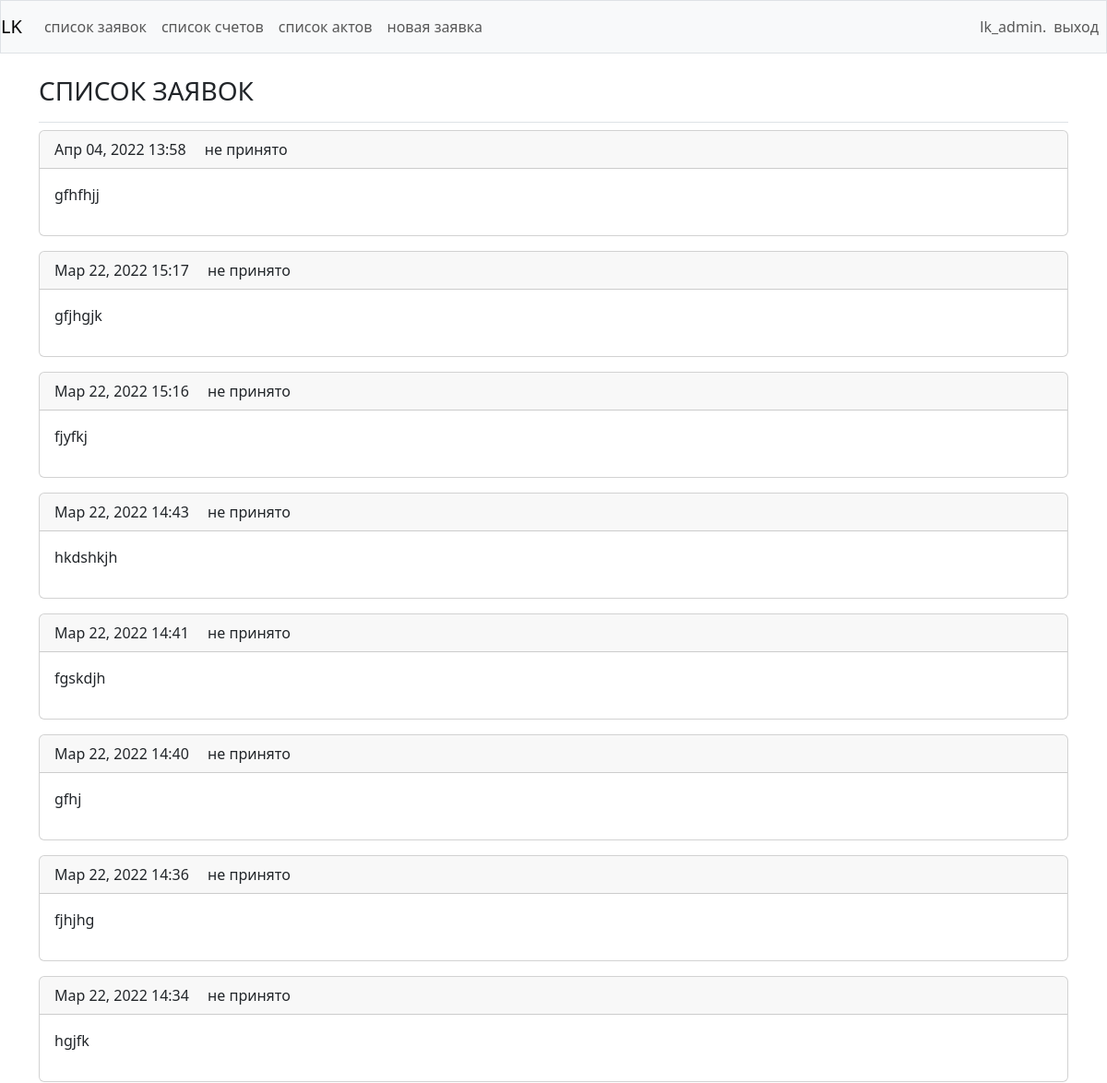
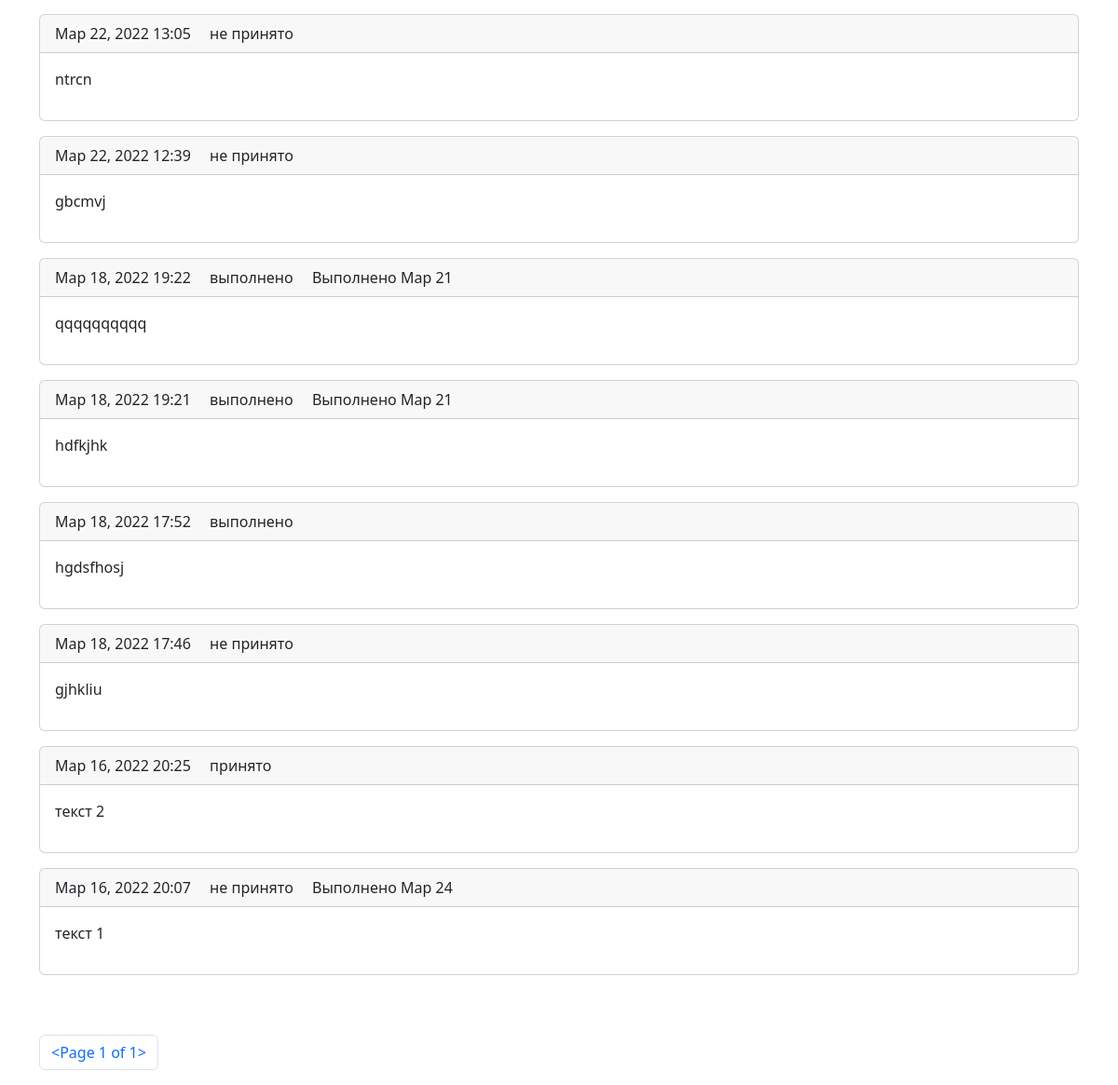
Screenshot of /orders/ (signed in) with the database file from the repository (2 pictures, top to bottom).
### lk/models.py (models this page shows, shortened)
class Order (models.Model):
    """"дата создания"""
    date_added = models.DateTimeField(auto_now_add=True)
    """"текст заявки"""
    text_order = models.TextField()
    """"отдел"""
    CLEANING = 1
    INTERNET = 2
    SANTECHNIC = 3
    ELECTRIC = 4
    REMONT = 5
    DOCUMENTS = 6
    DEPARTAMENT = (
        (CLEANING, 'Уборка'),
        (INTERNET, 'Связь, Интернет'),
        (SANTECHNIC, 'Отопление, Вода, Туалет'),
        (ELECTRIC, 'Электрика'),
        (REMONT, 'Ремонт помещения'),
        (DOCUMENTS, 'Документы, Договора, Счета'),
    )
    department = models.PositiveSmallIntegerField(
        choices=DEPARTAMENT,
        default=DOCUMENTS,
    )
    """"дата выполнения планируемая"""
    date_plane = models.DateTimeField(blank=True, null=True, default=None)
    """"статус (-не принято;-принято;-в работе;-выполнено)"""
    AWAIT = 'не принято'
    RECEIVED = 'принято'
    PROCEDED = 'в работе'
    CANCELED = 'выполнено'
    STATUS = [
        (AWAIT, 'Ожидает рассмотрения'),
        (RECEIVED, 'Рассматривается'),
        (PROCEDED, 'Принято к исполнению'),
        (CANCELED, 'Выполенно'),
    ]
    status = models.CharField(
        max_length=32,
        choices=STATUS,
        default=AWAIT,
    )
    """"дата выполнено"""
    date_relise = models.DateTimeField(blank=True, null=True, default=None)
    """"кто создал?"""
    owner = models.ForeignKey(User, on_delete=models.CASCADE)

### lk/views.py (the view)
# urls.py: path('orders/', views.orders, name='orders'),
@login_required
def orders(request):
    editable = False
    if request.user.username == 'cleaning':
        orders = Order.objects.filter(department=1).filter(~Q(status='выполнено')).order_by('-date_added')
        editable = True
    elif request.user.username == 'internet':
        orders = Order.objects.filter(department=2).filter(~Q(status='выполнено')).order_by('-date_added')
        editable = True
    elif request.user.username == 'santechnic':
        orders = Order.objects.filter(department=3).filter(~Q(status='выполнено')).order_by('-date_added')
        editable = True
    elif request.user.username == 'electric':
        orders = Order.objects.filter(department=4).filter(~Q(status='выполнено')).order_by('-date_added')
        editable = True
    elif request.user.username == 'remont':
        orders = Order.objects.filter(department__in=[3, 4, 5]).filter(~Q(status='выполнено')).order_by('-date_added')
        editable = True
    elif request.user.username == 'documents':
        orders = Order.objects.filter(department=6).filter(~Q(status='выполнено')).order_by('-date_added')
        editable = True
    else:
        orders = Order.objects.filter(owner=request.user).order_by('-date_added')
    p = Paginator(orders, 20)
    page = request.GET.get('page')
    orders_page = p.get_page(page)
    context = {'orders': orders_page, 'editable': editable}
    return render(request, 'lk/orders.html', context)

### lk/templates/lk/orders.html (shortened to what this page needs)
{% extends "lk/base.html" %}
{% block page_header %}
<h3>СПИСОК ЗАЯВОК</h3>
{% endblock page_header %}
{% block content %}
    {% for order in orders %}
        <div class="card mb-3">
            <div class="card-header">
                {{ order.date_added|date:'M d, Y H:i' }}
                <span class="ms-3">{{ order.status }}</span>
                {% if order.date_relise != None %}
                    <span class="ps-3">Выполнено {{order.date_relise|date:'M d'}}</span>
                {% elif order.date_plane != None %}
                    <span class="ps-3">Планируемая дата {{order.date_plane|date:'M d'}}</span>
                {% endif %}
            </div>
            <div class="card-body">
            {{ order.text_order|linebreaks }}
            </div>
        </div>
    {% empty %}
        <li>Нет сформированных заявок</li>
    {% endfor %}
<br/><br/>
<nav aria-label="Page navigation example">
  <ul class="pagination">
      <li class="page-item"><a class="page-link" href="">{{ orders }}</a></li>
      </ul>
</nav>
{% endblock content %}

### lk/templates/lk/base.html (shortened to what this page needs)
{% load bootstrap5 %}
<!DOCTYPE html>
<html lang="ru">
    <head>
        {% bootstrap_css %}
    </head>
    <body onload="script();">
        <nav class="navbar navbar-expand-lg navbar-light bg-light mb-4 border">
            <a class="navbar-brand" href="{% url 'lk:index' %}">LK</a>
            <div class="collapse navbar-collapse" id="navbarCollapse">
                <ul class="navbar-nav me-auto align-items-center">
                    {% if user.is_authenticated %}
                    <li class="nav-item">
                    <a class="nav-link" href="{% url 'lk:orders' %}">
                        список заявок</a>
                    </li>
                    {% if user.username in 'remont, electric, santechnic, cleaning, internet, documents' %}
                        {% if user.username in 'documents' %}
                            <li class="nav-item">
                            <a class="nav-link" href="{% url 'lk:users' %}">
                                арендаторы</a>
                            </li>
                        {% endif %}
                    {% else %}
                    <li class="nav-item">
                    <a class="nav-link" href="{% url 'lk:invoices' %}">
                        список счетов</a>
                    </li>
                    <li class="nav-item">
                    <a class="nav-link" href="{% url 'lk:acts' %}">
                        список актов</a>
                    </li>
                    <li class="nav-item">
                    <a class="nav-link" href="{% url 'lk:new_order' %}">новая заявка</a>
                    </li>
                    {% endif %}
                    {% endif %}
                </ul>
                <ul class="navbar-nav ms-auto align-items-center">
                    {% if user.is_authenticated %}
                        <li class="nav-item">
                            <span class="navbar-text"> {{ user.username }}. </span>
                        </li>
                        <li class="nav-item">
                            <a class="nav-link" href="{% url 'users:logout' %}">выход</a>
                        </li>
                    {% else %}
                        <li class="nav-item">
                            <a class="nav-link" href="{% url 'users:login' %}">вход</a>
                        </li>
                    {% endif %}
                </ul>
            </div>
        </nav>
        <main role="main" class="container">
            <div class="pb-2 mb-2 border-bottom">
                {% block page_header %}{% endblock page_header %}
            </div>
            <div>
                {% block content %}{% endblock content %}
            </div>
        </main>
    </body>
</html>

### rows the page displays
Order: date_added "Апр 04, 2022 13:58", status "не принято", text_order "gfhfhjj"
Order: date_added "Мар 22, 2022 15:17", status "не принято", text_order "gfjhgjk"
Order: date_added "Мар 22, 2022 15:16", status "не принято", text_order "fjyfkj"
Order: date_added "Мар 22, 2022 14:43", status "не принято", text_order "hkdshkjh"
Order: date_added "Мар 22, 2022 14:41", status "не принято", text_order "fgskdjh"
Order: date_added "Мар 22, 2022 14:40", status "не принято", text_order "gfhj"
Order: date_added "Мар 22, 2022 14:36", status "не принято", text_order "fjhjhg"
Order: date_added "Мар 22, 2022 14:34", status "не принято", text_order "hgjfk"
Order: date_added "Мар 22, 2022 13:05", status "не принято", text_order "ntrcn"
Order: date_added "Мар 22, 2022 12:39", status "не принято", text_order "gbcmvj"
Order: date_added "Мар 18, 2022 19:22", status "выполнено", date_relise "Мар 21", text_order "qqqqqqqqqq"
Order: date_added "Мар 18, 2022 19:21", status "выполнено", date_relise "Мар 21", text_order "hdfkjhk"
Order: date_added "Мар 18, 2022 17:52", status "выполнено", text_order "hgdsfhosj"
Order: date_added "Мар 18, 2022 17:46", status "не принято", text_order "gjhkliu"
Order: date_added "Мар 16, 2022 20:25", status "принято", text_order "текст 2"
Order: date_added "Мар 16, 2022 20:07", status "не принято", date_relise "Мар 24", text_order "текст 1"

### other values shown
{{ user.username }} "lk_admin"
{{ orders }} "<Page 1 of 1>"
